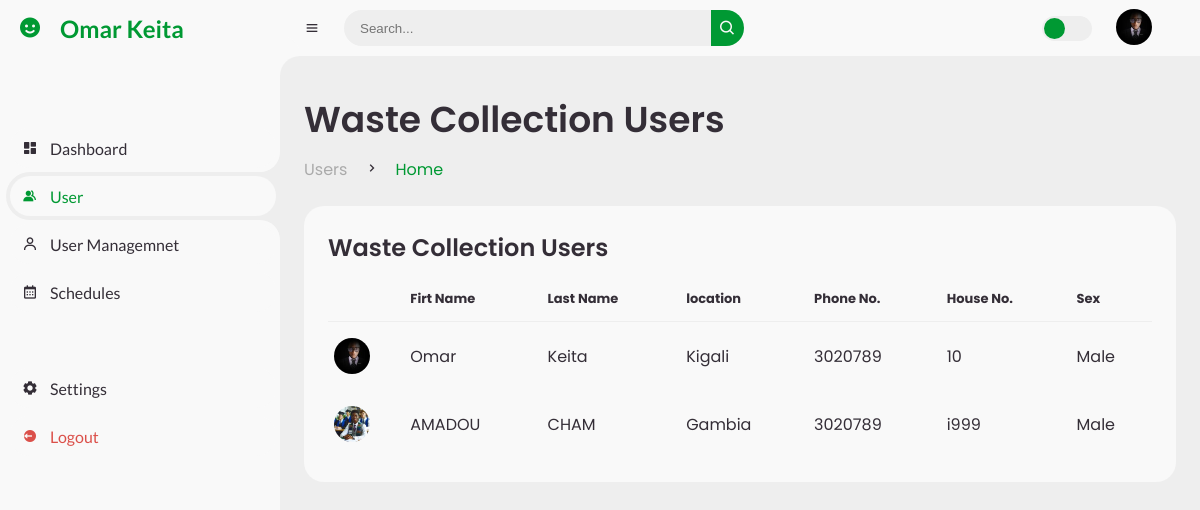
The page /admin_dashboard/users (signed in) on the database its author committed.
### app/models.py (models this page shows, shortened)
class User(db.Model, UserMixin):
    id = db.Column(db.Integer,  nullable= False, primary_key=True, autoincrement=True)
    first_name = db.Column(db.String(50), nullable=False)
    middle_name = db.Column(db.String(50), nullable=False, default="")
    last_name = db.Column(db.String(50), nullable=False)
    email = db.Column(db.String(50), unique=True, nullable=False,)
    sex = db.Column(db.String(50), nullable=False, default='Male')
    address = db.Column(db.String(50), nullable=False)
    house_number = db.Column(db.String(50), nullable=False)
    location = db.Column(db.String(50), nullable=False)
    image_file = db.Column(db.String(500), nullable=False, default='default.jpg')
    phone_number = db.Column(db.String(50), nullable=False)
    password = db.Column(db.String(150), nullable=False)
    schedule = db.relationship('Scheduling', backref='customer', lazy=True)
    is_admin = db.Column(db.Boolean, nullable=False, default=False)

### app/routes.py (the view)
@app.route('/admin_dashboard/users', methods=['GET', 'POST'])
@login_required
def users():
    if not current_user.is_admin:
        abort(403)
        flash('Access Denied', 'danger')
    user_schedule = Scheduling.query.all()
    users = User.query.all()
    return render_template('users.html', user_schedule=user_schedule, datetime=datetime, users=users)

### app/models.py (called while the page is built)
@login_manager.user_loader
def load_user(user_id):
    return User.query.get(int(user_id))

### app/templates/users.html
{% extends 'admin_base.html' %} {% block sidebar %}
<ul class="side-menu top">
  <li>
    <a href="{{url_for('admin_dashboard')}}">
      <i class="bx bxs-dashboard"></i>
      <span class="text">Dashboard</span>
    </a>
  </li>
  <li class="active">
    <a href="{{url_for('users')}}">
      <i class="bx bxs-group"></i>
      <span class="text">User</span>
    </a>
  </li>
  <li>
    <a href="{{url_for('admin')}}">
      <i class="bx bx-user"></i>
      <span class="text">User Managemnet</span>
    </a>
  </li>
  <li>
    <a href="{{url_for('admin_user_schedule')}}">
      <i class="bx bx-calendar"></i>
      <span class="text">Schedules</span>
    </a>
  </li>
</ul>
{% endblock %} {% block content %}
<main>
  <div class="head-title">
    <div class="left">
      <h1>Waste Collection Users</h1>
      <ul class="breadcrumb">
        <li>
          <a href="{{url_for('admin_dashboard')}}">Users</a>
        </li>
        <li><i class="bx bx-chevron-right"></i></li>
        <li>
          <a class="active" href="{{url_for('home')}}">Home</a>
        </li>
      </ul>
    </div>
  </div>
  <div class="table-data">
    <div class="order">
      <div class="head">
        <h3>Waste Collection Users</h3>
      </div>
      <table>
        <thead>
          <tr>
            <th></th>
            <th>Firt Name</th>
            <th>Last Name</th>
            <th>location</th>
            <th>Phone No.</th>
            <th>House No.</th>
            <th>Sex</th>
          </tr>
        </thead>
        <tbody>
          {% for user in users %}
          <tr>
            <td>
              <img
                src="{{ url_for('static', filename='profile_pics/' + user.image_file) }}"
              />
            </td>
            <td>{{ user.first_name }}</td>
            <td>{{ user.last_name }}</td>
            <td>
              <p>{{ user.location}}</p>
            </td>
            <td>{{ user.phone_number }}</td>
            <td>{{ user.house_number }}</td>
            <td>
              <p>{{ user.sex }}</p>
            </td>
          </tr>
          {% endfor %}
        </tbody>
      </table>
    </div>
  </div>
</main>
{% endblock %}

### app/templates/admin_base.html (shortened to what this page needs)
<!DOCTYPE html>
<html lang="en">
  <head>
    <link
      href="https://unpkg.com/boxicons@2.0.9/css/boxicons.min.css"
      rel="stylesheet"
    />
    <link
      rel="stylesheet"
      href="{{url_for('static', filename='css/admin.css')}}"
    />
  </head>
  <body>
    <section id="sidebar">
      <a href="#" class="brand">
        <i class="bx bxs-smile"></i>
        <span class="text"
          >{{current_user.first_name}} {{current_user.last_name}}</span
        >
      </a>
      {% block sidebar %} {% endblock %}
      <ul class="side-menu">
        <li>
          <a href="{{url_for('account')}}">
            <i class="bx bxs-cog"></i>
            <span class="text">Settings</span>
          </a>
        </li>
        <li>
          <a href="{{url_for('logout')}}" class="logout">
            <i class="bx bxs-log-out-circle"></i>
            <span class="text">Logout</span>
          </a>
        </li>
      </ul>
    </section>
    <section id="content">
      <nav>
        <i class="bx bx-menu"></i>
        <form action="#">
          <div class="form-input">
            <input type="search" placeholder="Search..." />
            <button type="submit" class="search-btn">
              <i class="bx bx-search"></i>
            </button>
          </div>
        </form>
        <label for="switch-mode" class="switch-mode"></label>
        <a href="#" class="profile">
          <img
            src="{{url_for('static', filename='profile_pics/' + current_user.image_file)}}"
            alt=""
          />
        </a>
      </nav>
      {% block content %} {% endblock %}
    </section>
  </body>
</html>

### rows shown on the page
User: first_name "Omar", last_name "Keita", image_file (picture), location "Kigali", phone_number "3020789", house_number "10", sex "Male"
User: image_file (picture), first_name "AMADOU", last_name "CHAM", location "Gambia", phone_number "3020789", house_number "i999", sex "Male"
